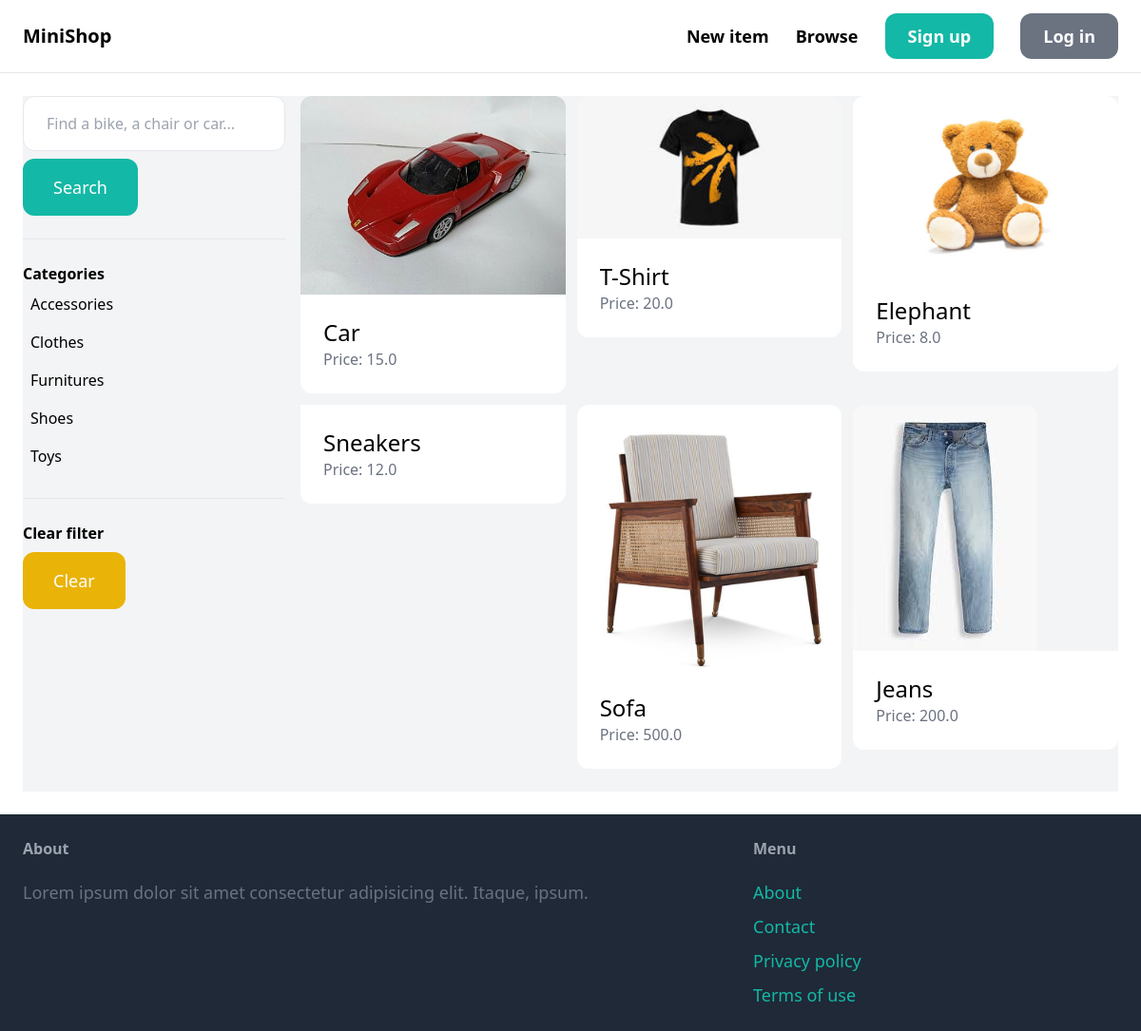
The app's page /items/ with its own data.
### item/models.py (models this page shows, shortened)
class Category(models.Model):
    name = models.CharField(max_length=255)
    class Meta:
        ordering = ('name',)
        verbose_name_plural = 'Categories'

class Item(models.Model):
    category = models.ForeignKey(Category, related_name='items', on_delete=models.CASCADE)
    name = models.CharField(max_length=255)
    description = models.TextField(blank=True, null=True)
    price = models.FloatField()
    image = models.ImageField(upload_to='item_images', blank=True, null=True)
    is_sold = models.BooleanField(default=False)
    created_by = models.ForeignKey(User, related_name='items', on_delete=models.CASCADE)
    created_at = models.DateTimeField(auto_now_add=True)

### item/views.py (the view)
# urls.py: path('', views.items, name='items'),
def items(request):
    query = request.GET.get('query', '')
    category_id = request.GET.get('category', 0)
    categories = Category.objects.all()
    items = Item.objects.filter(is_sold=False)
    if category_id:
        items = items.filter(category_id=category_id)
    if query:
        items = items.filter(Q(name__icontains=query) | Q(description__icontains=query))
    return render(request, 'item/items.html', {
        'items': items,
        'query': query,
        'categories': categories,
        'category_id': int(category_id)
    })

### item/templates/item/items.html (shortened to what this page needs)
{% extends 'core/base.html' %}
{% block content %}
    <div class="pb-6 grid grid-cols-4 gap-4 bg-gray-100">
        <div class="col-span-1">
            <form action="{% url 'item:items' %}" method="get">
                <input type="text" name="query" class="w-full py-4 px-6 border rounded-xl" value="{{ query }}" placeholder="Find a bike, a chair or car...">
                <button class="mt-2 py-4 px-8 text-lg bg-teal-500 text-white rounded-xl">Search</button>
            </form>
            <hr class="my-6">
            <p class="font-semibold">Categories</p>
            <ul>
                {% for category in categories %}
                    <li class="py-2 px-2 rounded-xl {% if category.id == category_id %} bg-gray-200 {% endif %}">
                        <a href="{% url 'item:items' %}?query={{ query }}&category={{ category.id }}">{{ category.name }}</a>
                    </li>
                {% endfor %}
            </ul>
            <hr class="my-6">
            <p class="font-semibold">Clear filter</p>
            <ul>
                <li><a href="{% url 'item:items' %}" class="mt-2 py-4 px-8 inline-block bg-yellow-500 text-lg rounded-xl text-white">Clear</a></li>
            </ul>
        </div>
        <div class="col-span-3">
            <div class="grid grid-cols-3 gap-3">
                {% for item in items %}
                    <div>
                        <a href="{% url 'item:detail' item.id %}">
                            <div>
                                <img src="{{ item.image.url }}" class="rounded-t-xl" alt="">
                            </div>
                            <div class="p-6 bg-white rounded-b-xl">
                                <h2 class="text-2xl">{{ item.name }}</h2>
                                <p class="text-gray-500">Price: {{ item.price }}</p>
                            </div>
                        </a>
                    </div>
                {% endfor %}
            </div>
        </div>
    </div>
{% endblock %}

### records on screen
Category: name "Accessories"
Category: name "Clothes"
Category: name "Furnitures"
Category: name "Shoes"
Category: name "Toys"
Item: image (picture), name "Car", price "15.0"
Item: image (picture), name "T-Shirt", price "20.0"
Item: image (picture), name "Elephant", price "8.0"
Item: name "Sneakers", price "12.0"
Item: image (picture), name "Sofa", price "500.0"
Item: image (picture), name "Jeans", price "200.0"
